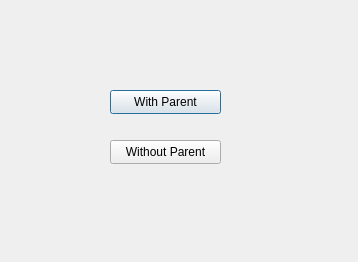
<?xml version="1.0" encoding="UTF-8"?>
<ui version="4.0">
 <class>Dialog</class>
 <widget class="QDialog" name="Dialog">
  <property name="geometry">
   <rect>
    <x>0</x>
    <y>0</y>
    <width>358</width>
    <height>262</height>
   </rect>
  </property>
  <property name="windowTitle">
   <string>Dialog</string>
  </property>
  <widget class="QPushButton" name="btnWParent">
   <property name="geometry">
    <rect>
     <x>110</x>
     <y>90</y>
     <width>111</width>
     <height>24</height>
    </rect>
   </property>
   <property name="text">
    <string>With Parent</string>
   </property>
  </widget>
  <widget class="QPushButton" name="btnWoParent">
   <property name="geometry">
    <rect>
     <x>110</x>
     <y>140</y>
     <width>111</width>
     <height>24</height>
    </rect>
   </property>
   <property name="text">
    <string>Without Parent</string>
   </property>
  </widget>
 </widget>
 <resources/>
 <connections/>
</ui>
